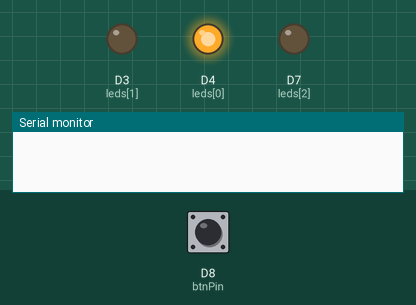
This sketch was run on a simulated ESP8266 (NodeMCU). On the bench: output pins drawn as LEDs (lit = HIGH), the last lines printed to the serial monitor. Dashed ring = blinking. The test bench sets the inputs (shaded band); at power-on: D8 (btnPin) HIGH. WiFi joins after 1.5 s; servers stay silent unless stated.

Above: at 0.1 s.
At 1.95 s:
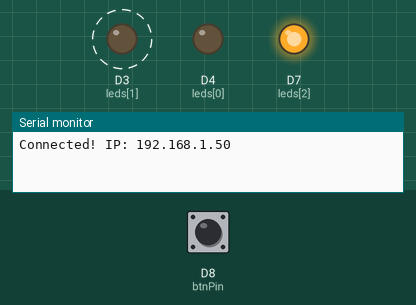
2.8 s: D8 (btnPin) pulled LOW for 0.15 s
At 3.1 s:
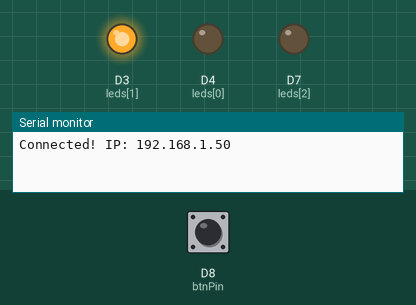
Timing chart, 0 to 11.8 s (numbered marks = the images above; inputs shaded):
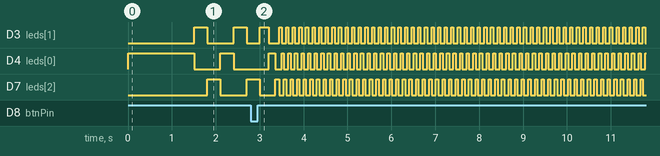

The sketch:

sketch_mar11a.ino
```cpp
#include <ESP8266WiFi.h>
#include <ESP8266WebServer.h>

const char* ssid     = "611VVA";
const char* password = "123qwerty9";

ESP8266WebServer server(80);

const int btnPin  = 15;
const int leds[]  = {D4, D3, D7};
const int numLeds = 3;

int  currentLed   = 0;
bool reverseOrder = false;

volatile unsigned long intervalMs = 300;
const unsigned long INTERVAL_MIN  = 50;
const unsigned long INTERVAL_MAX  = 300;
const unsigned long SPEED_STEP    = 50;
const unsigned long HOLD_TICK     = 100;

unsigned long lastUpdate = 0;

const unsigned long DEBOUNCE_MS = 50;

volatile bool          btnPressed = false;
volatile unsigned long btnIsrTime = 0;

bool          btnHeld      = false;
unsigned long holdStart    = 0;
unsigned long lastHoldTick = 0;

IRAM_ATTR void btnISR() {
  unsigned long now = millis();
  if (now - btnIsrTime > DEBOUNCE_MS) {
    btnIsrTime = now;
    btnPressed = true;
  }
}

void ledWrite(int pin, bool state) {
 digitalWrite(pin, state);
}

void handleRoot() {
  String html = R"rawliteral(
<!DOCTYPE html>
<html lang="uk">
<head>
  <meta charset="UTF-8">
  <meta name="viewport" content="width=device-width, initial-scale=1.0">
  <title>LED Controller</title>
  <style>
    body {
      background: #fff0f5; color: #7a2a4a;
      font-family: 'DM Sans', sans-serif;
      display: flex; flex-direction: column;
      align-items: center; justify-content: center;
      min-height: 100vh; gap: 2rem;
    }
    h1 { font-size: 1.3rem; font-weight: 500; color: #c0436e; }
    .info { font-size: 0.95rem; color: #b05070; }
    .info span { font-weight: 600; color: #c0436e; }
    button {
      padding: 0.65rem 2rem; font-size: 0.95rem;
      background: #e8306a; color: #fff; border: none;
      border-radius: 24px; cursor: pointer;
    }
    button:hover { background: #c0436e; }
  </style>
</head>
<body>
  <h1>LED Control</h1>
  <div class="info">Direction: <span id="dir">→</span></div>
  <div class="info">Speed interval: <span id="spd">300</span> ms</div>
  <button onclick="pressButton()">Change direction</button>
<script>
  function pressButton() {
    fetch('/button').then(() => setTimeout(updateStatus, 100));
  }
  function updateStatus() {
    fetch('/status').then(r => r.json()).then(d => {
      document.getElementById('dir').textContent = d.reverse ? '←' : '→';
      document.getElementById('spd').textContent = d.interval;
    }).catch(() => {});
  }
  setInterval(updateStatus, 350);
  updateStatus();
</script>
</body>
</html>
)rawliteral";
  server.send(200, "text/html", html);
}

void handleButton() {
  reverseOrder = !reverseOrder;
  server.send(200, "text/plain", "OK");
}

void handleStatus() {
  String json = "{\"currentLed\":" + String(currentLed) +
                ",\"reverse\":" + (reverseOrder ? "true" : "false") +
                ",\"interval\":" + String(intervalMs) + "}";
  server.send(200, "application/json", json);
}

void setup() {
  Serial.begin(74880);

  for (int i = 0; i < numLeds; i++) {
    pinMode(leds[i], OUTPUT);
    ledWrite(leds[i], LOW);
  }
  ledWrite(leds[0], HIGH);

  pinMode(btnPin, INPUT_PULLUP);
  attachInterrupt(digitalPinToInterrupt(btnPin), btnISR, RISING);

  server.on("/",       handleRoot);
  server.on("/button", handleButton);
  server.on("/status", handleStatus);
  server.begin();

  WiFi.begin(ssid, password);
  unsigned long t = millis();
  while (WiFi.status() != WL_CONNECTED && millis() - t < 10000) delay(100);
  if (WiFi.status() == WL_CONNECTED)
    Serial.println("Connected! IP: " + WiFi.localIP().toString());
}

void loop() {
  server.handleClient();
  handlePhysicalButton();
  updateLeds();
}

void handlePhysicalButton() {
  unsigned long now = millis();
  bool currentState = digitalRead(btnPin);

  if (btnPressed) {
    btnPressed   = false;
    reverseOrder = !reverseOrder;
    btnHeld      = true;
    holdStart    = now;
    lastHoldTick = now;
  }

  if (btnHeld) {
    if (currentState == LOW) {
      btnHeld    = false;
      intervalMs = INTERVAL_MAX;
    } else {
      if (now - lastHoldTick >= HOLD_TICK) {
        lastHoldTick = now;
        if (intervalMs > INTERVAL_MIN)
          intervalMs = max((unsigned long)INTERVAL_MIN, intervalMs - SPEED_STEP);
      }
    }
  }
}

void updateLeds() {
  if (millis() - lastUpdate >= intervalMs) {
    lastUpdate = millis();
    ledWrite(leds[currentLed], LOW);
    if (!reverseOrder)
      currentLed = (currentLed + 1) % numLeds;
    else
      currentLed = (currentLed - 1 + numLeds) % numLeds;
    ledWrite(leds[currentLed], HIGH);
  }
}
```
